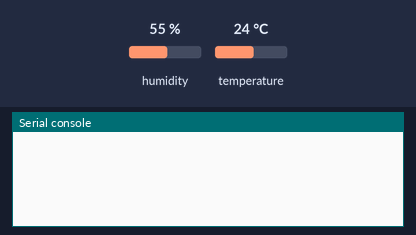
The program below on a simulated ESP32 board running MicroPython. Parts: the last lines printed to the serial console. The test bench sets the inputs (shaded band); at power-on: humidity 55 %, temperature 24 °C.

Above: at 1.2 s.
1.3 s: humidity set to 22 %
At 3.9 s:
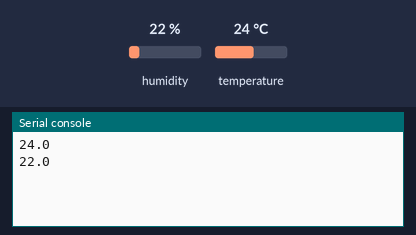
5.8 s: temperature set to 12 °C
At 7.0 s:
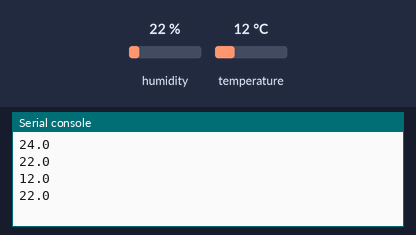
10.3 s: humidity set to 40 %
At 13.2 s:
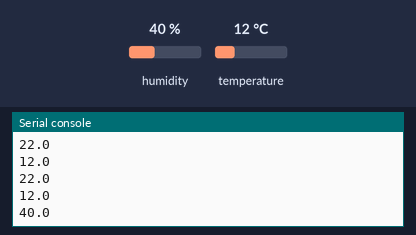
Timing chart, 0 to 14.7 s (numbered marks = the images above; inputs shaded):
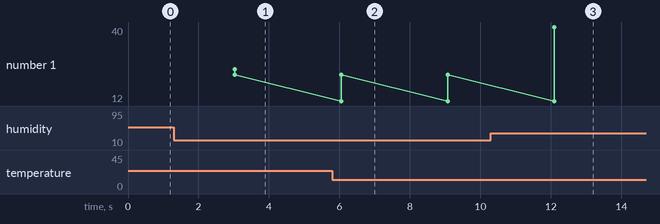

The program:

temperature.py
```python
import dht
import machine
import time


d = dht.DHT22(machine.Pin(25))

while True:
  time.sleep(3)
  d.measure()
  print(d.temperature()) # eg. 23.6 (掳C)
  print(d.humidity())    # eg. 41.3 (% RH)
```

Measured:
- after the input at 1.3 s, the serial console: prints a new line after 1.7 s (image 1)
- after the input at 5.8 s, the serial console: prints a new line after 0.24 s (image 2)
- after the input at 10.3 s, the serial console: prints a new line after 1.8 s (image 3)
- plotted number 1: 22 → 40 after the input at 10.3 s
